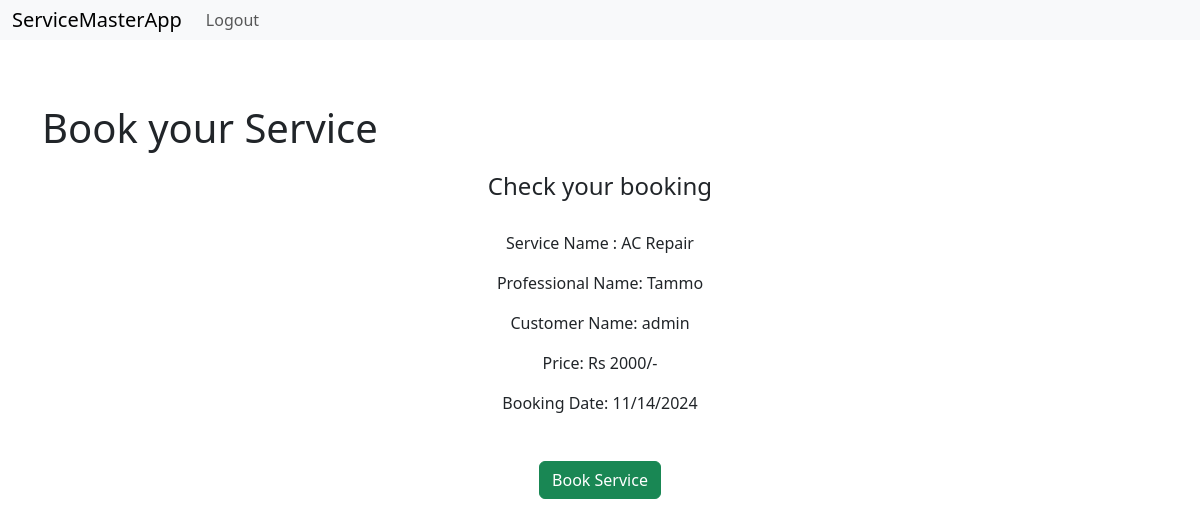
Screenshot of /cservices/1/cbookaservice/1 (signed in) with the database file from the repository.
### models.py (models this page shows, shortened)
class Service(db.Model):
    __tablename__='service'
    id=db.Column(db.Integer,primary_key=True)
    name=db.Column(db.String(32),nullable=False)
    price=db.Column(db.Integer, nullable=False)
    description=db.Column(db.String(512), nullable=False)
    time=db.Column(db.Integer,nullable=False)
    professionals=db.relationship('Professional', backref='service', lazy=True)

class Professional(db.Model):
    __tablename__='professional'
    id=db.Column(db.Integer, primary_key=True)
    username=db.Column(db.String(32), nullable=False, unique=True)
    passwordhash=db.Column(db.String(512), nullable=False)
    name=db.Column(db.String(64), nullable=False)
    contact=db.Column(db.Integer, nullable=False)
    service_id=db.Column(db.Integer, db.ForeignKey('service.id'), nullable=False)
    experience=db.Column(db.Integer, nullable=False)
    pincode=db.Column(db.String(8), nullable=False)
    utype=db.Column(db.String(16), nullable=False, default='Professional')
    status=db.Column(db.String(16), nullable=True, default='Pending')
    profile=db.Column(db.String(512), nullable=False)
    @property
    def password(self):
        raise AttributeError('password is not a readable attribute')

class Customer(db.Model):
    __tablename__='customer'
    id=db.Column(db.Integer, primary_key=True)
    username=db.Column(db.String(32), nullable=False, unique=True)
    passwordhash=db.Column(db.String(512), nullable=False)
    name=db.Column(db.String(64), nullable=False)
    pincode=db.Column(db.String(8), nullable=False)
    utype=db.Column(db.String(16), nullable=False, default='Customer')
    is_admin = db.Column(db.Boolean, nullable=False, default=False)
    @property
    def password(self):
        raise AttributeError('password is not a readable attribute')

### routes.py (the view)
@app.route('/cservices/<int:service_id>/cbookaservice/<int:professional_id>')
@auth_required
def cbookaservice(service_id, professional_id):
    user=Customer.query.get(session['user_id'])
    return render_template('cbookaservice.html',user=user, services=Service.query.get(service_id), professional=Professional.query.get(professional_id))

### routes.py (called while the page is built)
def auth_required(func):
    @wraps(func)
    def inner(*args, **kwargs):
        if 'user_id' not in session:
            flash('Please Login')
            return redirect(url_for('login'))
        return func(*args, **kwargs)
    return inner

### templates/cbookaservice.html (shortened to what this page needs)
{% extends 'layout.html' %}
{% block content %}
    <h1>Book your Service</h1>
    <h4>Check your booking</h4>
    <div class="srdetails">
        <p>Service Name : {{services.name}}</p>
        <p>Professional Name: {{professional.name}}</p>
        <p>Customer Name: {{user.name}}</p>
        <p>Price: Rs {{services.price}}/-</p>
        <p id="date">Booking Date:</p>
    </div>
    <form method="post">
        <input type="submit" value="Book Service" class="btn btn-success">
    </form>
{% endblock %}

### templates/cbookaservice.html (style rules this page uses)
form, .srdetails { display: flex; flex-direction: column; align-items: center; margin: 30px; }
h1 { margin-top: 64px; }
h4 { margin-top: 20px; text-align: center; }

### rows the page displays
Service: name "AC Repair", price "2000"
Professional: name "Tammo"
Customer: name "admin"
